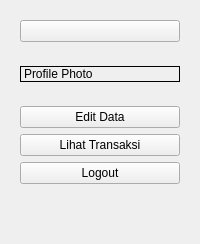
            <widget class="QWidget" name="Dashboard">
             <layout class="QVBoxLayout" name="verticalLayout_25">
              <item alignment="Qt::AlignTop">
               <widget class="QWidget" name="ProfilePageExitContainer" native="true">
                <layout class="QVBoxLayout" name="verticalLayout_26">
                 <item>
                  <widget class="QPushButton" name="ProfilePageExitButton">
                   <property name="text">
                    <string/>
                   </property>
                   <property name="icon">
                    <iconset resource="resource.qrc">
                     <normaloff>:/BigFeather/bigfeather/x.svg</normaloff>:/BigFeather/bigfeather/x.svg</iconset>
                   </property>
                   <property name="iconSize">
                    <size>
                     <width>24</width>
                     <height>24</height>
                    </size>
                   </property>
                  </widget>
                 </item>
                </layout>
               </widget>
              </item>
              <item>
               <widget class="QWidget" name="ProfilePagePhotoContainer" native="true">
                <layout class="QVBoxLayout" name="verticalLayout_27">
                 <item>
                  <widget class="QLabel" name="ProfilePagePhoto">
                   <property name="frameShape">
                    <enum>QFrame::Box</enum>
                   </property>
                   <property name="text">
                    <string>Profile Photo</string>
                   </property>
                  </widget>
                 </item>
                </layout>
               </widget>
              </item>
              <item>
               <widget class="QWidget" name="DashboardControlContainer" native="true">
                <layout class="QVBoxLayout" name="verticalLayout_28">
                 <item>
                  <widget class="QPushButton" name="pushButton_3">
                   <property name="text">
                    <string>Edit Data</string>
                   </property>
                  </widget>
                 </item>
                 <item>
                  <widget class="QPushButton" name="DashboardTransaksiButton">
                   <property name="text">
                    <string>Lihat Transaksi</string>
                   </property>
                  </widget>
                 </item>
                 <item>
                  <widget class="QPushButton" name="DashboardEditDataButton">
                   <property name="text">
                    <string>Logout</string>
                   </property>
                  </widget>
                 </item>
                </layout>
               </widget>
              </item>
              <item>
               <spacer name="verticalSpacer_6">
                <property name="orientation">
                 <enum>Qt::Vertical</enum>
                </property>
                <property name="sizeHint" stdset="0">
                 <size>
                  <width>20</width>
                  <height>40</height>
                 </size>
                </property>
               </spacer>
              </item>
             </layout>
            </widget>
